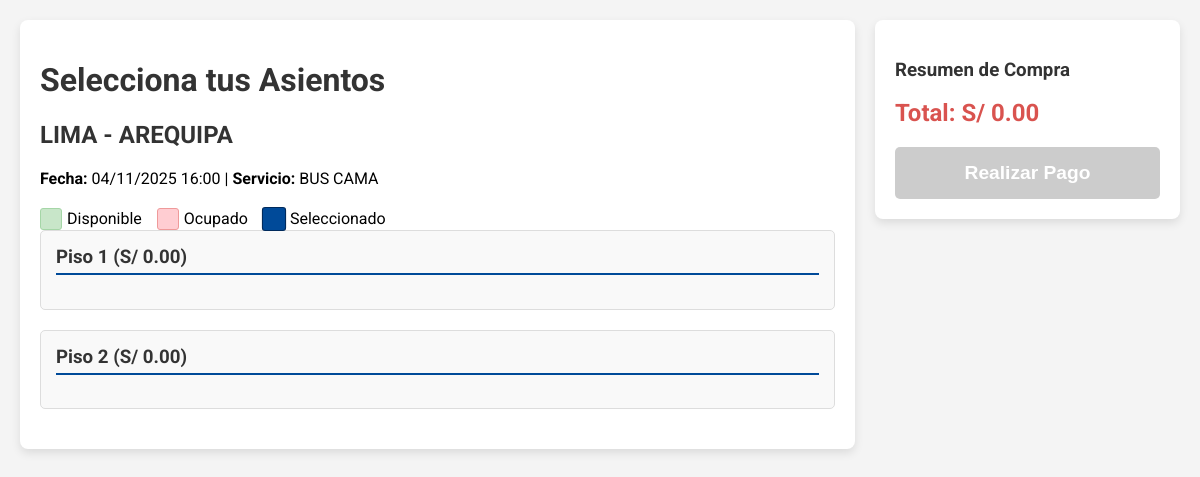
Page /compra/seleccionar_asientos.php?viaje=3 (signed in) on the committed database.
### tables this page shows
CREATE TABLE viajes (
    id_viaje INT PRIMARY KEY AUTO_INCREMENT,
    id_ruta INT,
    id_bus INT,
    id_conductor INT,
    id_copiloto INT,
    fecha_salida DATETIME,
    fecha_llegada DATETIME,
    estado ENUM('programado', 'en_curso', 'finalizado', 'cancelado') DEFAULT 'programado',
    FOREIGN KEY (id_ruta) REFERENCES rutas(id_ruta),
    FOREIGN KEY (id_bus) REFERENCES buses(id_bus),
    FOREIGN KEY (id_conductor) REFERENCES trabajadores(id_trabajador),
    FOREIGN KEY (id_copiloto) REFERENCES trabajadores(id_trabajador)
);

CREATE TABLE rutas (
    id_ruta INT PRIMARY KEY AUTO_INCREMENT,
    origen VARCHAR(100) NOT NULL,
    destino VARCHAR(100) NOT NULL,
    distancia DECIMAL(10,2),
    duracion_estimada TIME,
    precio_base DECIMAL(10,2)
);

CREATE TABLE buses (
    id_bus INT PRIMARY KEY AUTO_INCREMENT,
    placa VARCHAR(10) NOT NULL UNIQUE,
    modelo VARCHAR(100),
    tipo_servicio ENUM('BUS CAMA', 'DOR VIP 160', 'ECONOCAMA', 'PLATINUM') NOT NULL,
    capacidad_piso1 INT NOT NULL,
    capacidad_piso2 INT,
    año_fabricacion INT,
    estado ENUM('activo', 'mantenimiento', 'fuera_servicio') DEFAULT 'activo'
);

### compra/seleccionar_asientos.php (the view, shortened to what this page needs)
<?php
include '../config/db.php';
$id_viaje = (int)$_GET['viaje'];
$viaje_sql = "
    SELECT v.id_viaje, v.fecha_salida, v.id_bus,
           r.origen, r.destino,
           b.modelo, b.tipo_servicio, b.capacidad_piso1, b.capacidad_piso2
    FROM viajes v
    JOIN rutas r ON v.id_ruta = r.id_ruta
    JOIN buses b ON v.id_bus = b.id_bus
    WHERE v.id_viaje = $id_viaje
";
$viaje_result = $conn->query($viaje_sql);
$viaje = $viaje_result->fetch_assoc();
$asientos_piso1 = [];
$asientos_piso2 = [];
?>
<!DOCTYPE html>
<html lang="es">
<head>
</head>
<body>
    <div class="container">
        <div class="bus-container">
            <h1>Selecciona tus Asientos</h1>
            <h2><?php echo $viaje['origen'] . " - " . $viaje['destino']; ?></h2>
            <p><strong>Fecha:</strong> <?php echo date('d/m/Y H:i', strtotime($viaje['fecha_salida'])); ?> | <strong>Servicio:</strong> <?php echo $viaje['tipo_servicio']; ?></p>
            <div class="leyenda">
                <div class="leyenda-item"><div class="asiento" style="width:20px; height:20px;"></div> Disponible</div>
                <div class="leyenda-item"><div class="asiento ocupado" style="width:20px; height:20px;"></div> Ocupado</div>
                <div class="leyenda-item"><div class="asiento seleccionado" style="width:20px; height:20px;"></div> Seleccionado</div>
            </div>
            <?php if ($viaje['capacidad_piso1'] > 0): ?>
            <div class="bus-piso">
                <h3>Piso 1 (<?php echo "S/ " . number_format($asientos_piso1[0]['precio'], 2); ?>)</h3>
            </div>
            <?php endif; ?>
            <?php if ($viaje['capacidad_piso2'] > 0): ?>
            <div class="bus-piso">
                <h3>Piso 2 (<?php echo "S/ " . number_format($asientos_piso2[0]['precio'], 2); ?>)</h3>
            </div>
            <?php endif; ?>
        </div>
        <div class="resumen-container">
            <h3>Resumen de Compra</h3>
            <form id="form-pago" action="pago.php" method="POST">
                <div id="resumen-total">
                    Total: S/ 0.00
                </div>
                <button type="submit" id="btn-pagar" class="btn-pagar" disabled>Realizar Pago</button>
            </form>
        </div>
    </div>
</body>
</html>

### compra/seleccionar_asientos.php (style rules this page uses)
body { font-family: 'Roboto', sans-serif; background-color: #f4f4f4; margin: 0; padding: 20px; }
.container { display: flex; max-width: 1200px; margin: 0 auto; gap: 20px; flex-wrap: wrap; }
.bus-container { flex: 3; background: #fff; padding: 20px; border-radius: 8px; box-shadow: 0 4px 10px rgba(0,0,0,0.1); }
.resumen-container { flex: 1; background: #fff; padding: 20px; border-radius: 8px; box-shadow: 0 4px 10px rgba(0,0,0,0.1); position: sticky; top: 20px; align-self: flex-start; }
h1, h2, h3 { color: #333; }
.bus-piso { background-color: #f9f9f9; border: 1px solid #ddd; border-radius: 5px; padding: 15px; margin-bottom: 20px; }
.bus-piso h3 { border-bottom: 2px solid #004a99; padding-bottom: 5px; margin-top: 0; }
.asiento { width: 50px; height: 50px; border-radius: 5px; display: flex; align-items: center; justify-content: center; font-weight: bold; color: #333; background-color: #c8e6c9; border: 1px solid #a5d6a7; cursor: pointer; transition: background-color 0.3s, transform 0.2s; }
.asiento.ocupado { background-color: #ffcdd2; border-color: #ef9a9a; cursor: not-allowed; color: #c62828; }
.asiento.seleccionado { background-color: #004a99; border-color: #002a5c; color: white; transform: scale(1.1); }
.leyenda { display: flex; gap: 15px; margin-top: 20px; flex-wrap: wrap; }
.leyenda-item { display: flex; align-items: center; gap: 5px; }
.leyenda-item div { width: 20px; height: 20px; border-radius: 3px; }
#resumen-total { font-size: 1.5em; font-weight: bold; color: #d9534f; margin-top: 10px; }
.btn-pagar { display: block; width: 100%; padding: 15px; background-color: #d9534f; color: white; border: none; border-radius: 5px; font-size: 1.2em; font-weight: bold; cursor: pointer; text-align: center; margin-top: 20px; }
.btn-pagar:disabled { background-color: #ccc; cursor: not-allowed; }

### rows in the picture
viajes: id_ruta.origen "LIMA", id_ruta.destino "AREQUIPA", fecha_salida "04/11/2025 16:00", id_bus.tipo_servicio "BUS CAMA"

### other values in the picture
$asientos_piso1[0]['precio'] "0.00"
$asientos_piso2[0]['precio'] "0.00"
